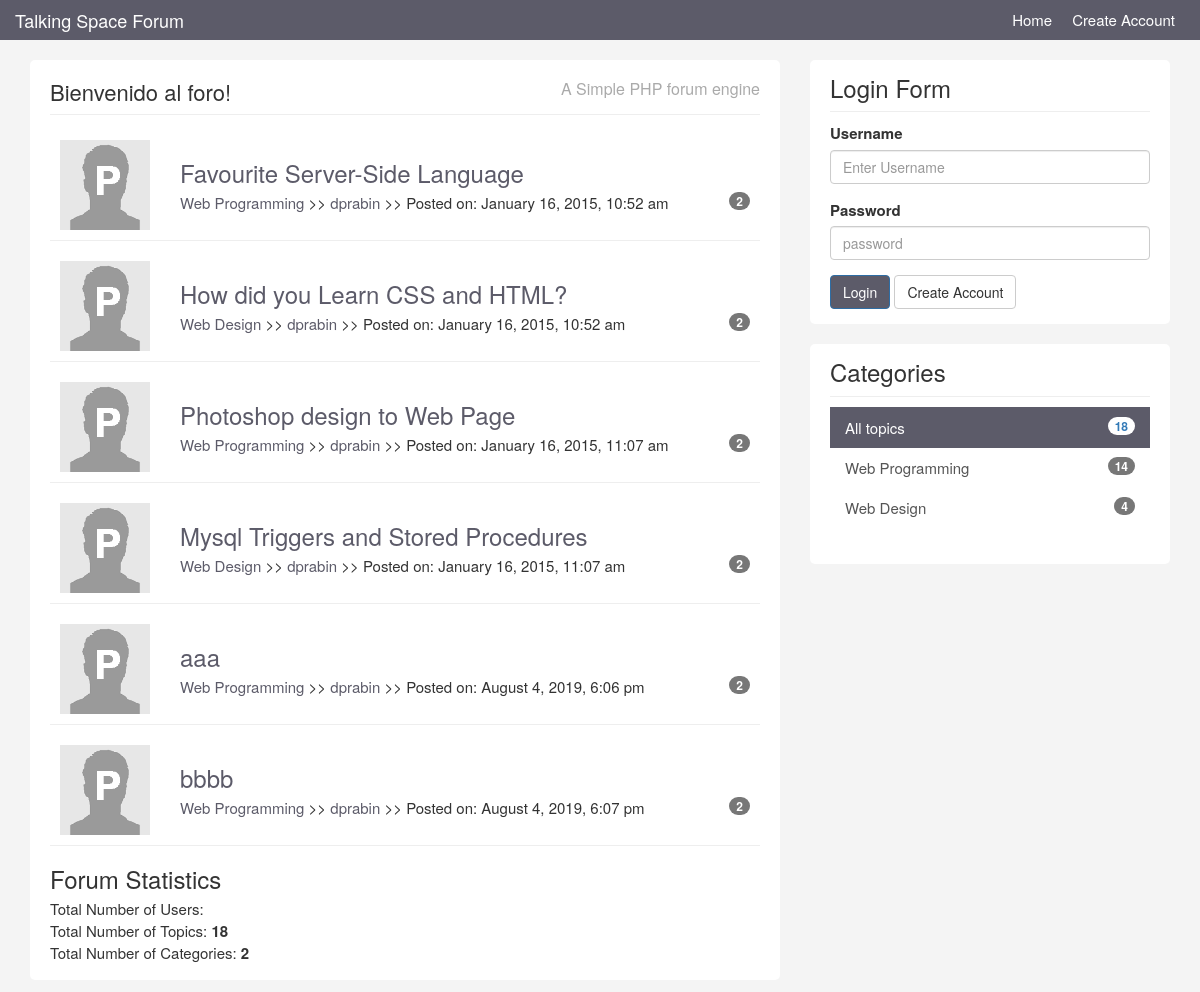
The app's page /topics.php?user=1 with its own data.
### tables this page shows
CREATE TABLE `topics` (
  `id` int(11) NOT NULL AUTO_INCREMENT,
  `category_id` int(11) NOT NULL,
  `user_id` int(11) NOT NULL,
  `title` varchar(200) NOT NULL,
  `body` text NOT NULL,
  `last_activity` datetime NOT NULL,
  `create_date` timestamp NOT NULL DEFAULT CURRENT_TIMESTAMP,
  PRIMARY KEY (`id`)
);

CREATE TABLE `users` (
  `id` int(11) NOT NULL AUTO_INCREMENT,
  `name` varchar(100) NOT NULL,
  `email` varchar(100) NOT NULL,
  `avatar` varchar(100) NOT NULL,
  `username` varchar(20) NOT NULL,
  `password` varchar(64) NOT NULL,
  `about` text NOT NULL,
  `last_activity` datetime NOT NULL,
  `join_date` timestamp NOT NULL DEFAULT CURRENT_TIMESTAMP,
  PRIMARY KEY (`id`)
);

CREATE TABLE `categories` (
  `id` int(11) NOT NULL AUTO_INCREMENT,
  `name` varchar(255) NOT NULL,
  `description` text NOT NULL,
  PRIMARY KEY (`id`)
);

### htdocs/libraries/Template.php (called while the page is built, shortened)
<?php
class Template {
    protected $template;
    public function __construct($template){
        $this->template = $template;
    }
    public function __toString(){
        include basename($this->template);
        return ob_get_clean();
    }
}

### htdocs/libraries/Database.php (called while the page is built, shortened)
<?php
class Database{
    private $host = DB_HOST;
    private $user = DB_USER;
    private $pass = DB_PASS;
    private $dbname = DB_NAME;
    private $dbh;
    private $stmt;
    public function __construct(){
        $dsn = 'mysql:host=' . $this->host . ';dbname=' . $this->dbname;
        $options = array(
            PDO::ATTR_PERSISTENT => true,
            PDO::ATTR_ERRMODE => PDO::ERRMODE_EXCEPTION
        );
        try {
            $this->dbh = new PDO($dsn, $this->user, $this->pass, $options);
        }catch (PDOException $e) {
            $this->error = $e->getMessage();
        }
    }
    public function query($query){
        $this->stmt = $this->dbh->prepare($query);
    }
    public function bind($param, $value, $type = null){
        if (is_null($type)) {
            switch (true) {
                default:
                    $type = PDO::PARAM_STR;
            }
        }
        $this->stmt->bindValue($param, $value, $type);
    }
    public function execute(){
        return $this->stmt->execute();
    }
    public function resultset(){
        $this->execute();
        return $this->stmt->fetchAll(PDO::FETCH_ASSOC);
    }
    public function rowCount(){
        return $this->stmt->rowCount();
    }
}
?>

### htdocs/libraries/Topic.php (called while the page is built, shortened)
<?php
class Topic {
    private $db;
    public function __construct(){
        $this->db = new Database;
    }
    public function getTotalTopics(){
        $this->db->query('select * from topics');
        return $this->db->rowCount();
    }
    public function getTotalCategories(){
        $this->db->query('select * from categories');
        $rows = $this->db->resultset();
        return $this->db->rowCount();
    }
    public function getByUser($user_id){
        $this->db->query("select topics.*, categories.*, users.username,users.avatar from topics
                    inner join categories on topics.category_id=categories.id
                    inner join users on topics.user_id=users.id
                    where topics.user_id = :user_id");
        $this->db->bind(':user_id',$user_id);
        $results=$this->db->resultset();
        return $results;
    }
}

### htdocs/helpers/format_helper.php (called while the page is built)
<?php
function urlFormat($str){
    $str = preg_replace('/\s*/','', $str);
    $str = strtolower($str);
    $str = urlencode ($str);
    return $str;
}
function formatDate($date) {
    $date = date("F j, Y, g:i a",strtotime($date));
    return $date;
}
function is_active($category){
    if(isset($_GET['category'])){
        if($_GET['category'] == $category){
            return 'active';
        } else {
            return '';
        }
    } else {
        if($category == null){
        return 'active';
        }
    }
}
?>

### htdocs/helpers/db_helper.php (called while the page is built, shortened)
<?php
    function replyCount($topic_id){
        $db = new Database;
        $db->query('select * from replies where topic_id = :topic_id');
        $db->bind(':topic_id',$topic_id);
        $rows = $db->resultset();
        return $db->rowCount();
    }
    function getCategories(){
        $db=new Database;
        $db->query('select * from categories');
        $results = $db->resultset();
        return $results;
    }
    function postCountByCategory($category_id){
        $db = new Database;
        $db->query('select * from topics where category_id = :category_id');
        $db->bind(':category_id',$category_id);
        $result = $db->resultset();
        $category_count = $db->rowCount();
        return $category_count;
    }
    function totalPostCount(){
        $db = new Database;
        $db->query('select * from topics where 1');
        $result = $db->resultset();
        $count = $db->rowCount();
        return $count;
    }
?>

### htdocs/helpers/system_helper.php (called while the page is built, shortened)
<?php
function isLoggedIn(){
    if(isset($_SESSION['is_logged_in'])){
        return true;
    } else {
        return false;
    }
}
?>

### htdocs/templates/frontpage.php (the view)
<?php include('includes/header.php'); ?>
<?php if($topics) : ?>
    <ul id="topics">
        <?php foreach ($topics as $topic) : ?>
            <li class="topic">
            <div class="row">
            <div class="col-md-2">
                <img class="avatar pull-left" src="images/avatars/<?php echo $topic['avatar']; ?>">
            </div>
            <div class="col-md-10">
                <div class="topic-content pull-right">
                    <h3><a href="topic.php?id=<?php echo $topic['id']; ?>"><?php echo $topic['title']; ?></a></h3>
                    <div class="topic-info">
                        <a href="topics.php?category=<?php echo urlFormat($topic['category_id']); ?>"><?php echo $topic['name']; ?></a> >>
                        <a href="topics.php?user=<?php echo urlFormat($topic['user_id']); ?>"><?php echo $topic['username']; ?></a> >>
                        Posted on: <?php echo formatDate($topic['create_date']); ?>
                    <span class="badge pull-right"><?php echo replyCount($topic['id']); ?></span>
                    </div>
                </div>
            </div>
            </div>
            </li>
    <?php endforeach; ?>
    </ul>
<?php else : ?>
    <p>No Topics to Display.</p>
<?php endif; ?>
<h3>Forum Statistics</h3>
<ul>
    <li>Total Number of Users: <strong><?php echo $totalUsers; ?></strong></li>
    <li>Total Number of Topics: <strong><?php echo $totalTopics; ?></strong></li>
    <li>Total Number of Categories: <strong><?php echo $totalCategories; ?></strong></li>
</ul>
<?php include('includes/footer.php'); ?>

### htdocs/templates/includes/footer.php
                    </div>
                </div>
            </div>
            <div class="col-md-4">
                <div class="sidebar">
                    <div class="block">
                        <h3>Login Form</h3>
                        <?php if(isLoggedIn()) : ?>
                            <div class="userdata">
                                Logged in as <?php echo getUser()['name']; ?>
                            </div>
                            <br />
                            <form role="form" method="post" action="logout.php">
                                <input type="submit" name="do_logout" class="btn btn-default" value="Log Out" />
                            </form>
                        <?php else : ?>
                            <form role="form" method="post" action="login.php">
                                <div class="form-group">
                                    <label>Username</label>
                                    <input name="username" type="text" class="form-control" placeholder="Enter Username" />
                                </div>
                                <div class="form-group">
                                    <label>Password</label>
                                    <input name="password" type="password" class="form-control" placeholder="password" />
                                </div>
                                <button name="do_login" type="submit" class="btn btn-primary">Login</button> <a class="btn btn-default" href="register.html">Create Account</a>
                            </form>
                        <?php endif; ?>
                    </div>
                    <div class="block">
                        <h3>Categories</h3>
                        <div class="list-group">
                            <a href="topics.php" class="list-group-item <?php echo is_active(null); ?>">All topics <span class="badge pull-right"><?php echo totalPostCount() ;?></span></a>
                            <?php foreach(getCategories() as $category) : ?>
                                <a href="topics.php?category=<?php echo $category['id']; ?>" class="list-group-item <?php echo is_active($category['id']); ?>">
                                    <?php echo $category['name']; ?>
                                    <span class="badge pull-right">
                                        <?php echo postCountByCategory($category['id']) ;?>
                                    </span>
                            </a>
                            <?php endforeach; ?>
                        </div>
                    </div>
                </div>
            </div>
        </div>
    </div>
  </body>
</html>

### htdocs/templates/css/custom.css (style rules this page uses)
body { padding-top:60px; background: #f4f4f4; font-size: 15px; }
a { color:#5c5b69; }
ul { padding: 0; margin:0; list-style: none; }
h3 { margin-bottom: 5px; }
.block { background: #fff; border-radius: 5px; padding: 15px 20px; margin-bottom:20px; }
.sidebar .block h3 { margin: 0 0 10px 0; padding-bottom: 10px; border-bottom: #eee solid 1px; }
.topic { border-bottom: #eee solid 1px; margin-bottom: 10px; padding:10px; }
.topic-content { width:100%; }
img.avatar { width: 100%; }
a.list-group-item.active, a.list-group-item.active:hover, a.list-group-item.active:focus { background: #5c5b69; border-radius: 0; }
.list-group-item { border:0; }
.btn-primary { background:#5c5b69; }

### records on screen
topics: user.avatar (picture), title "Favourite Server-Side Language", category.name "Web Programming", user.username "dprabin", create_date "January 16, 2015, 10:52 am", id "2"
topics: user.avatar (picture), title "How did you Learn CSS and HTML?", category.name "Web Design", user.username "dprabin", create_date "January 16, 2015, 10:52 am", id "2"
topics: user.avatar (picture), title "Photoshop design to Web Page", category.name "Web Programming", user.username "dprabin", create_date "January 16, 2015, 11:07 am", id "2"
topics: user.avatar (picture), title "Mysql Triggers and Stored Procedures", category.name "Web Design", user.username "dprabin", create_date "January 16, 2015, 11:07 am", id "2"
topics: user.avatar (picture), title "aaa", category.name "Web Programming", user.username "dprabin", create_date "August 4, 2019, 6:06 pm", id "2"
topics: user.avatar (picture), title "bbbb", category.name "Web Programming", user.username "dprabin", create_date "August 4, 2019, 6:07 pm", id "2"
categories: name "Web Programming", id "14"
categories: name "Web Design", id "4"

### other values on screen
$title "Bienvenido al foro!"
$totalTopics "18"
$totalCategories "2"
totalPostCount() "18"
